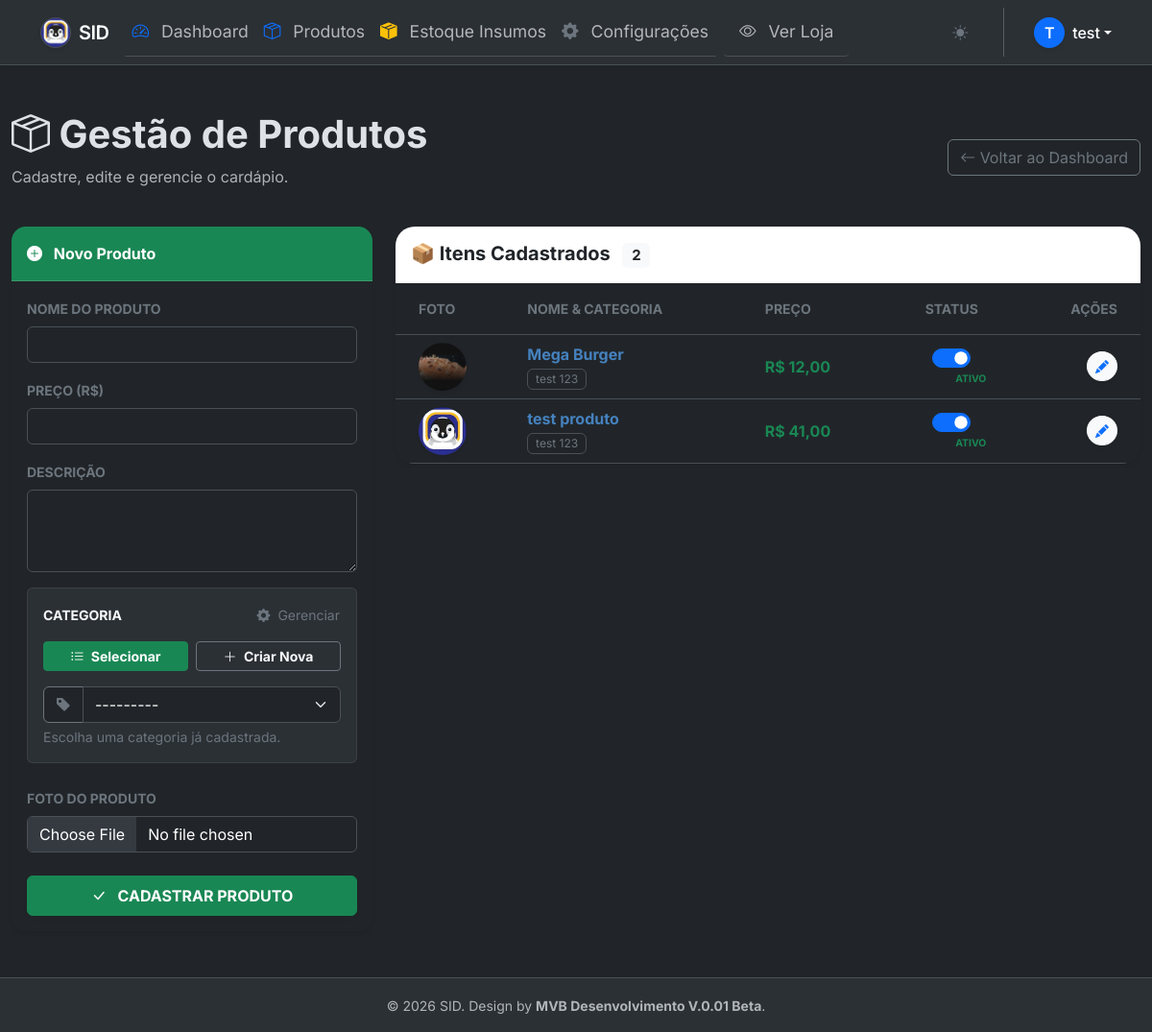
Page /produtos/ (signed in) on the earlier database version.
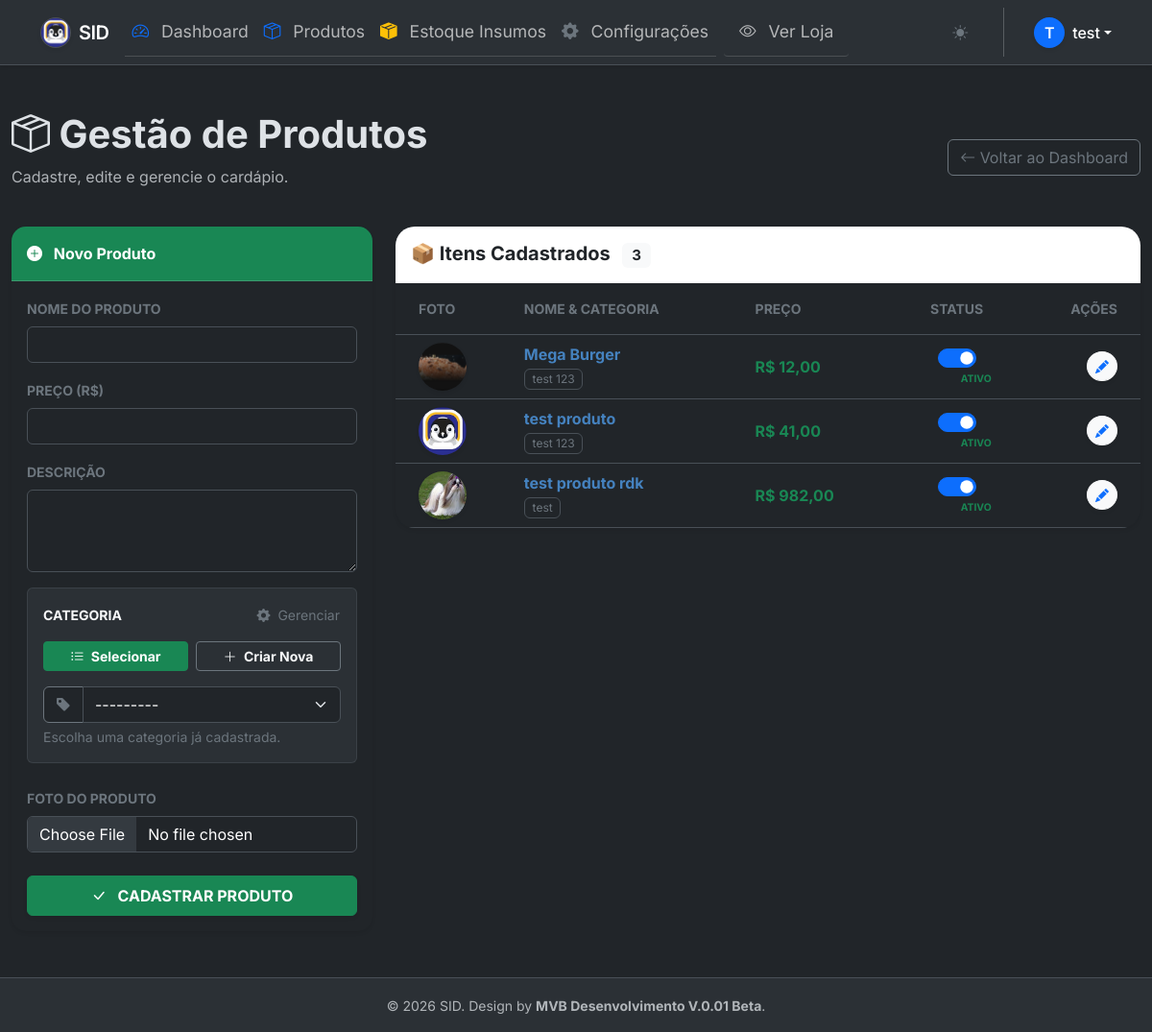
Same page on the later database version.
### core/models.py (models this page shows, shortened)
class Produto(models.Model):
    loja = models.ForeignKey(User, on_delete=models.CASCADE, related_name='meus_produtos', null=True)
    nome = models.CharField(max_length=100)
    descricao = models.TextField(verbose_name="Descrição")
    preco = models.DecimalField(max_digits=10, decimal_places=2, verbose_name="Preço")
    categoria = models.ForeignKey(Categoria, on_delete=models.SET_NULL, null=True, related_name='produtos', verbose_name="Categoria")
    foto = models.ImageField(upload_to='produtos/', blank=True, null=True)
    ativo = models.BooleanField(default=True)
    class Meta:
        indexes = [
            models.Index(fields=['loja', 'ativo']),
            models.Index(fields=['categoria']),
        ]

class Categoria(models.Model):
    nome = models.CharField(max_length=50, verbose_name="Nome da Categoria")
    loja = models.ForeignKey(User, on_delete=models.CASCADE, related_name='minhas_categorias', null=True)
    class Meta:
        verbose_name = "Categoria"
        verbose_name_plural = "Categorias"
        unique_together = ('nome', 'loja')
        indexes = [
            models.Index(fields=['loja']),
        ]
    def __str__(self):
        return f"{self.nome} ({self.loja.username if self.loja else 'Global'})"

### core/views.py (the view)
# urls.py: path('produtos/', views.produtos_view, name='produtos'),
@login_required
def produtos_view(request):
    if request.method == 'POST':
        form = ProdutoForm(request.POST, request.FILES, user=request.user)
        if form.is_valid():
            produto = form.save(commit=False)
            produto.loja = request.user
            produto.save()
            messages.success(request, "Produto cadastrado com sucesso!")
            return redirect('produtos')
    else:
        form = ProdutoForm(user=request.user)
    lista_produtos = Produto.objects.filter(loja=request.user).order_by('nome')
    total_produtos = lista_produtos.count()
    return render(request, 'gestao/produtos.html', {
        'form': form,
        'lista_produtos': lista_produtos,
        'total_produtos': total_produtos
    })

### core/forms.py (shortened to what this page needs)
class ProdutoForm(forms.ModelForm):
    nova_categoria = forms.CharField(max_length=100, required=False, widget=forms.TextInput(attrs={'class': 'form-control'}))
    class Meta:
        model = Produto
        fields = ['nome', 'descricao', 'preco', 'categoria', 'foto', 'ativo']
        widgets = {
            'nome': forms.TextInput(attrs={'class': 'form-control'}),
            'descricao': forms.Textarea(attrs={'class': 'form-control', 'rows': 3}),
            'preco': forms.NumberInput(attrs={'class': 'form-control', 'step': '0.01'}),
            'categoria': forms.Select(attrs={'class': 'form-select'}),
            'foto': forms.FileInput(attrs={'class': 'form-control'}),
            'ativo': forms.CheckboxInput(attrs={'class': 'form-check-input'}),
        }
    def __init__(self, *args, **kwargs):
        self.user = kwargs.pop('user', None)
        super(ProdutoForm, self).__init__(*args, **kwargs)
        if self.user:
            self.fields['categoria'].queryset = Categoria.objects.filter(loja=self.user)

### core/templates/gestao/produtos.html (shortened to what the changed rows need)
{% extends 'base.html' %}
{% block content %}
<div class="container-fluid mt-4">
    <div class="d-flex justify-content-between align-items-center mb-4">
        <div>
            <h1 class="display-6 fw-bold"><i class="bi bi-box-seam"></i> Gestão de Produtos</h1>
        </div>
    </div>
    <div class="row">
        <div class="col-lg-8">
            <div class="card border-0 shadow-sm" style="border-radius: 20px; overflow: hidden;">
                <div class="card-header bg-white py-3 border-0">
                    <h5 class="fw-bold m-0 text-dark">📦 Itens Cadastrados <span class="badge bg-light text-dark ms-2">{{ total_produtos }}</span></h5>
                </div>
                <div class="table-responsive">
                    <table class="table table-hover align-middle mb-0">
                        <thead class="bg-light">
                            <tr>
                                <th class="ps-4 py-3 text-secondary small">FOTO</th>
                                <th class="py-3 text-secondary small">NOME & CATEGORIA</th>
                                <th class="py-3 text-secondary small">PREÇO</th>
                                <th class="text-center py-3 text-secondary small">STATUS</th>
                                <th class="text-end pe-4 py-3 text-secondary small">AÇÕES</th>
                            </tr>
                        </thead>
                        <tbody>
                            {% for produto in lista_produtos %}
                            <tr class="{% if not produto.ativo %}bg-light opacity-75{% endif %}">
                                <td class="ps-4">
                                    <div style="width: 50px; height: 50px;">
                                        {% if produto.foto %}
                                            <img src="{{ produto.foto.url }}" class="rounded-circle w-100 h-100 object-fit-cover shadow-sm">
                                        {% else %}
                                            <div class="rounded-circle bg-secondary bg-opacity-10 w-100 h-100 d-flex align-items-center justify-content-center">
                                                <i class="bi bi-image text-muted"></i>
                                            </div>
                                        {% endif %}
                                    </div>
                                </td>
                                <td>
    <div class="fw-bold" style="color: rgb(69, 130, 191) !important;">
        {{ produto.nome }}
    </div>
    <span class="badge border text-secondary fw-normal">
        {{ produto.categoria.nome }}
    </span>
    </td>
                                <td class="fw-bold text-success">R$ {{ produto.preco }}</td>
                                <td class="text-center">
                                    <div class="form-check form-switch d-flex justify-content-center flex-column align-items-center">
                                        <input class="form-check-input shadow-none" type="checkbox" role="switch"
                                               id="switch-{{ produto.id }}"
                                               onchange="alternarStatus({{ produto.id }})"
                                               style="cursor: pointer; width: 40px; height: 20px;"
                                               {% if produto.ativo %}checked{% endif %}>
                                        <span id="label-{{ produto.id }}" class="small fw-bold mt-1 {% if produto.ativo %}text-success{% else %}text-muted{% endif %}" style="font-size: 0.65rem;">
                                            {% if produto.ativo %}ATIVO{% else %}INATIVO{% endif %}
                                        </span>
                                    </div>
                                </td>
                                <td class="text-end pe-4">
                                    <a href="{% url 'editar_produto' produto.id %}" class="btn btn-sm btn-light text-primary rounded-circle shadow-sm" title="Editar">
                                        <i class="bi bi-pencil-fill"></i>
                                    </a>
                                </td>
                            </tr>
                            {% empty %}
                            <tr><td colspan="5" class="text-center py-5 text-muted">Nenhum produto cadastrado.</td></tr>
                            {% endfor %}
                        </tbody>
                    </table>
                </div>
            </div>
        </div>
    </div>
</div>
{% endblock %}

Differences in the rows shown:
added Produto: foto (picture), nome "test produto rdk", categoria.nome "test", preco "982,00", ativo "☑", shows "ATIVO"
Other differences:
{{ total_produtos }}: "2" → "3"
